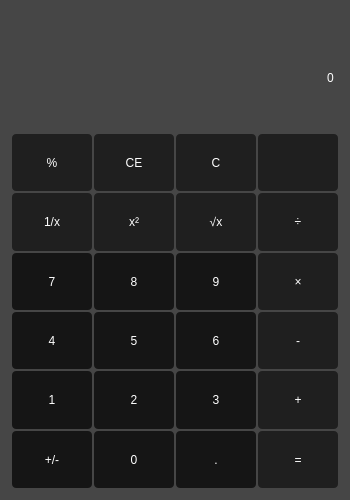
<?xml version="1.0" encoding="UTF-8"?>
<ui version="4.0">
 <class>MainWindow</class>
 <widget class="QMainWindow" name="MainWindow">
  <property name="geometry">
   <rect>
    <x>0</x>
    <y>0</y>
    <width>350</width>
    <height>500</height>
   </rect>
  </property>
  <property name="sizePolicy">
   <sizepolicy hsizetype="Fixed" vsizetype="Fixed">
    <horstretch>0</horstretch>
    <verstretch>0</verstretch>
   </sizepolicy>
  </property>
  <property name="minimumSize">
   <size>
    <width>0</width>
    <height>0</height>
   </size>
  </property>
  <property name="maximumSize">
   <size>
    <width>350</width>
    <height>500</height>
   </size>
  </property>
  <property name="sizeIncrement">
   <size>
    <width>350</width>
    <height>500</height>
   </size>
  </property>
  <property name="windowTitle">
   <string>MainWindow</string>
  </property>
  <property name="styleSheet">
   <string notr="true">background-color:rgb(70,70,70);color:white;</string>
  </property>
  <widget class="QWidget" name="centralwidget">
   <layout class="QVBoxLayout" name="verticalLayout">
    <property name="leftMargin">
     <number>12</number>
    </property>
    <property name="topMargin">
     <number>12</number>
    </property>
    <property name="rightMargin">
     <number>12</number>
    </property>
    <property name="bottomMargin">
     <number>12</number>
    </property>
    <item>
     <widget class="QLineEdit" name="OperationViewer">
      <property name="sizePolicy">
       <sizepolicy hsizetype="Expanding" vsizetype="Preferred">
        <horstretch>0</horstretch>
        <verstretch>0</verstretch>
       </sizepolicy>
      </property>
      <property name="minimumSize">
       <size>
        <width>0</width>
        <height>30</height>
       </size>
      </property>
      <property name="maximumSize">
       <size>
        <width>16777215</width>
        <height>50</height>
       </size>
      </property>
      <property name="styleSheet">
       <string notr="true">border:none;color:white;
font: 12pt &quot;OCR A Extended&quot;;</string>
      </property>
      <property name="text">
       <string/>
      </property>
      <property name="alignment">
       <set>Qt::AlignRight|Qt::AlignTrailing|Qt::AlignVCenter</set>
      </property>
     </widget>
    </item>
    <item>
     <widget class="QLineEdit" name="Display">
      <property name="enabled">
       <bool>true</bool>
      </property>
      <property name="sizePolicy">
       <sizepolicy hsizetype="Preferred" vsizetype="Fixed">
        <horstretch>0</horstretch>
        <verstretch>1</verstretch>
       </sizepolicy>
      </property>
      <property name="maximumSize">
       <size>
        <width>16777215</width>
        <height>60</height>
       </size>
      </property>
      <property name="sizeIncrement">
       <size>
        <width>0</width>
        <height>0</height>
       </size>
      </property>
      <property name="styleSheet">
       <string notr="true">border:none;color:white;
font: 20pt &quot;OCR A Extended&quot;;</string>
      </property>
      <property name="text">
       <string>0</string>
      </property>
      <property name="alignment">
       <set>Qt::AlignRight|Qt::AlignTrailing|Qt::AlignVCenter</set>
      </property>
     </widget>
    </item>
    <item>
     <spacer name="verticalSpacer">
      <property name="orientation">
       <enum>Qt::Vertical</enum>
      </property>
      <property name="sizeType">
       <enum>QSizePolicy::Fixed</enum>
      </property>
      <property name="sizeHint" stdset="0">
       <size>
        <width>20</width>
        <height>20</height>
       </size>
      </property>
     </spacer>
    </item>
    <item>
     <layout class="QVBoxLayout" name="verticalLayout_4">
      <property name="spacing">
       <number>2</number>
      </property>
      <item>
       <layout class="QHBoxLayout" name="horizontalLayout_4">
        <property name="spacing">
         <number>2</number>
        </property>
        <item>
         <widget class="QPushButton" name="btnPercent">
          <property name="sizePolicy">
           <sizepolicy hsizetype="Expanding" vsizetype="Expanding">
            <horstretch>0</horstretch>
            <verstretch>0</verstretch>
           </sizepolicy>
          </property>
          <property name="cursor">
           <cursorShape>PointingHandCursor</cursorShape>
          </property>
          <property name="styleSheet">
           <string notr="true">
QPushButton{
background-color:rgb(31,31,31);
color:white;
border:none;
	font: 12pt &quot;Sylfaen&quot;;
border-radius:4px;
}
QPushButton:hover{
background-color:rgb(45,45,45);
}
</string>
          </property>
          <property name="text">
           <string>%</string>
          </property>
         </widget>
        </item>
        <item>
         <widget class="QPushButton" name="btnCE">
          <property name="sizePolicy">
           <sizepolicy hsizetype="Expanding" vsizetype="Expanding">
            <horstretch>0</horstretch>
            <verstretch>0</verstretch>
           </sizepolicy>
          </property>
          <property name="cursor">
           <cursorShape>PointingHandCursor</cursorShape>
          </property>
          <property name="styleSheet">
           <string notr="true">
QPushButton{
background-color:rgb(31,31,31);
color:white;
border:none;
	font: 12pt &quot;Sylfaen&quot;;
border-radius:4px;
}
QPushButton:hover{
background-color:rgb(45,45,45);
}
</string>
          </property>
          <property name="text">
           <string>CE</string>
          </property>
         </widget>
        </item>
        <item>
         <widget class="QPushButton" name="btnC">
          <property name="sizePolicy">
           <sizepolicy hsizetype="Expanding" vsizetype="Expanding">
            <horstretch>0</horstretch>
            <verstretch>0</verstretch>
           </sizepolicy>
          </property>
          <property name="cursor">
           <cursorShape>PointingHandCursor</cursorShape>
          </property>
          <property name="styleSheet">
           <string notr="true">
QPushButton{
background-color:rgb(31,31,31);
color:white;
border:none;
	font: 12pt &quot;Sylfaen&quot;;
border-radius:4px;
}
QPushButton:hover{
background-color:rgb(45,45,45);
}
</string>
          </property>
          <property name="text">
           <string>C</string>
          </property>
         </widget>
        </item>
        <item>
         <widget class="QPushButton" name="btnDelete">
          <property name="sizePolicy">
           <sizepolicy hsizetype="Expanding" vsizetype="Expanding">
            <horstretch>0</horstretch>
            <verstretch>0</verstretch>
           </sizepolicy>
          </property>
          <property name="cursor">
           <cursorShape>PointingHandCursor</cursorShape>
          </property>
          <property name="styleSheet">
           <string notr="true">
QPushButton{
background-color:rgb(31,31,31);
color:white;
border:none;
	font: 12pt &quot;Sylfaen&quot;;
border-radius:4px;
}
QPushButton:hover{
background-color:rgb(45,45,45);
}
</string>
          </property>
          <property name="text">
           <string/>
          </property>
          <property name="icon">
           <iconset>
            <normaloff>C:/Users/bagheri/Desktop/clear-symbol.png</normaloff>C:/Users/bagheri/Desktop/clear-symbol.png</iconset>
          </property>
          <property name="iconSize">
           <size>
            <width>25</width>
            <height>25</height>
           </size>
          </property>
         </widget>
        </item>
       </layout>
      </item>
      <item>
       <layout class="QHBoxLayout" name="horizontalLayout">
        <property name="spacing">
         <number>2</number>
        </property>
        <item>
         <widget class="QPushButton" name="btn1Dx">
          <property name="sizePolicy">
           <sizepolicy hsizetype="Expanding" vsizetype="Expanding">
            <horstretch>0</horstretch>
            <verstretch>0</verstretch>
           </sizepolicy>
          </property>
          <property name="cursor">
           <cursorShape>PointingHandCursor</cursorShape>
          </property>
          <property name="styleSheet">
           <string notr="true">
QPushButton{
background-color:rgb(31,31,31);
color:white;
border:none;
	font: 12pt &quot;Sylfaen&quot;;
border-radius:4px;
}
QPushButton:hover{
background-color:rgb(45,45,45);
}
</string>
          </property>
          <property name="text">
           <string>1/x</string>
          </property>
         </widget>
        </item>
        <item>
         <widget class="QPushButton" name="btnX2">
          <property name="sizePolicy">
           <sizepolicy hsizetype="Expanding" vsizetype="Expanding">
            <horstretch>0</horstretch>
            <verstretch>0</verstretch>
           </sizepolicy>
          </property>
          <property name="cursor">
           <cursorShape>PointingHandCursor</cursorShape>
          </property>
          <property name="styleSheet">
           <string notr="true">
QPushButton{
background-color:rgb(31,31,31);
color:white;
border:none;
	font: 12pt &quot;Sylfaen&quot;;
border-radius:4px;
}
QPushButton:hover{
background-color:rgb(45,45,45);
}
</string>
          </property>
          <property name="text">
           <string>x²</string>
          </property>
         </widget>
        </item>
        <item>
         <widget class="QPushButton" name="btnRadical">
          <property name="sizePolicy">
           <sizepolicy hsizetype="Expanding" vsizetype="Expanding">
            <horstretch>0</horstretch>
            <verstretch>0</verstretch>
           </sizepolicy>
          </property>
          <property name="cursor">
           <cursorShape>PointingHandCursor</cursorShape>
          </property>
          <property name="styleSheet">
           <string notr="true">
QPushButton{
background-color:rgb(31,31,31);
color:white;
border:none;
	font: 12pt &quot;Sylfaen&quot;;
border-radius:4px;
}
QPushButton:hover{
background-color:rgb(45,45,45);
}
</string>
          </property>
          <property name="text">
           <string>√x</string>
          </property>
         </widget>
        </item>
        <item>
         <widget class="QPushButton" name="btnDivision">
          <property name="sizePolicy">
           <sizepolicy hsizetype="Expanding" vsizetype="Expanding">
            <horstretch>0</horstretch>
            <verstretch>0</verstretch>
           </sizepolicy>
          </property>
          <property name="cursor">
           <cursorShape>PointingHandCursor</cursorShape>
          </property>
          <property name="styleSheet">
           <string notr="true">
QPushButton{
background-color:rgb(31,31,31);
color:white;
border:none;
	font: 14pt &quot;Sylfaen&quot;;
border-radius:4px;
}
QPushButton:hover{
background-color:rgb(45,45,45);
}
</string>
          </property>
          <property name="text">
           <string>÷</string>
          </property>
         </widget>
        </item>
       </layout>
      </item>
      <item>
       <layout class="QHBoxLayout" name="horizontalLayout_3">
        <property name="spacing">
         <number>2</number>
        </property>
        <item>
         <widget class="QPushButton" name="btn7">
          <property name="sizePolicy">
           <sizepolicy hsizetype="Expanding" vsizetype="Expanding">
            <horstretch>0</horstretch>
            <verstretch>0</verstretch>
           </sizepolicy>
          </property>
          <property name="cursor">
           <cursorShape>PointingHandCursor</cursorShape>
          </property>
          <property name="styleSheet">
           <string notr="true">
QPushButton{
background-color:rgb(21,21,21);
color:white;
border:none;
	border-radius:4px;
	font: 14pt &quot;Stencil&quot;;
}
QPushButton:hover{
background-color:rgb(45,45,45);
}
</string>
          </property>
          <property name="text">
           <string>7</string>
          </property>
         </widget>
        </item>
        <item>
         <widget class="QPushButton" name="btn8">
          <property name="sizePolicy">
           <sizepolicy hsizetype="Expanding" vsizetype="Expanding">
            <horstretch>0</horstretch>
            <verstretch>0</verstretch>
           </sizepolicy>
          </property>
          <property name="cursor">
           <cursorShape>PointingHandCursor</cursorShape>
          </property>
          <property name="styleSheet">
           <string notr="true">
QPushButton{
background-color:rgb(21,21,21);
color:white;
border:none;
	border-radius:4px;
	font: 14pt &quot;Stencil&quot;;
}
QPushButton:hover{
background-color:rgb(45,45,45);
}
</string>
          </property>
          <property name="text">
           <string>8</string>
          </property>
         </widget>
        </item>
        <item>
         <widget class="QPushButton" name="btn9">
          <property name="sizePolicy">
           <sizepolicy hsizetype="Expanding" vsizetype="Expanding">
            <horstretch>0</horstretch>
            <verstretch>0</verstretch>
           </sizepolicy>
          </property>
          <property name="cursor">
           <cursorShape>PointingHandCursor</cursorShape>
          </property>
          <property name="styleSheet">
           <string notr="true">
QPushButton{
background-color:rgb(21,21,21);
color:white;
border:none;
	border-radius:4px;
	font: 14pt &quot;Stencil&quot;;
}
QPushButton:hover{
background-color:rgb(45,45,45);
}
</string>
          </property>
          <property name="text">
           <string>9</string>
          </property>
         </widget>
        </item>
        <item>
         <widget class="QPushButton" name="btnMultiply">
          <property name="sizePolicy">
           <sizepolicy hsizetype="Expanding" vsizetype="Expanding">
            <horstretch>0</horstretch>
            <verstretch>0</verstretch>
           </sizepolicy>
          </property>
          <property name="cursor">
           <cursorShape>PointingHandCursor</cursorShape>
          </property>
          <property name="styleSheet">
           <string notr="true">
QPushButton{
background-color:rgb(31,31,31);
color:white;
border:none;
	font: 14pt &quot;Sylfaen&quot;;
border-radius:4px;
}
QPushButton:hover{
background-color:rgb(45,45,45);
}
</string>
          </property>
          <property name="text">
           <string>×</string>
          </property>
         </widget>
        </item>
       </layout>
      </item>
      <item>
       <layout class="QHBoxLayout" name="horizontalLayout_7">
        <property name="spacing">
         <number>2</number>
        </property>
        <item>
         <widget class="QPushButton" name="btn4">
          <property name="sizePolicy">
           <sizepolicy hsizetype="Expanding" vsizetype="Expanding">
            <horstretch>0</horstretch>
            <verstretch>0</verstretch>
           </sizepolicy>
          </property>
          <property name="cursor">
           <cursorShape>PointingHandCursor</cursorShape>
          </property>
          <property name="styleSheet">
           <string notr="true">
QPushButton{
background-color:rgb(21,21,21);
color:white;
border:none;
	border-radius:4px;
	font: 14pt &quot;Stencil&quot;;
}
QPushButton:hover{
background-color:rgb(45,45,45);
}
</string>
          </property>
          <property name="text">
           <string>4</string>
          </property>
         </widget>
        </item>
        <item>
         <widget class="QPushButton" name="btn5">
          <property name="sizePolicy">
           <sizepolicy hsizetype="Expanding" vsizetype="Expanding">
            <horstretch>0</horstretch>
            <verstretch>0</verstretch>
           </sizepolicy>
          </property>
          <property name="cursor">
           <cursorShape>PointingHandCursor</cursorShape>
          </property>
          <property name="styleSheet">
           <string notr="true">
QPushButton{
background-color:rgb(21,21,21);
color:white;
border:none;
	border-radius:4px;
	font: 14pt &quot;Stencil&quot;;
}
QPushButton:hover{
background-color:rgb(45,45,45);
}
</string>
          </property>
          <property name="text">
           <string>5</string>
          </property>
         </widget>
        </item>
        <item>
         <widget class="QPushButton" name="btn6">
          <property name="sizePolicy">
           <sizepolicy hsizetype="Expanding" vsizetype="Expanding">
            <horstretch>0</horstretch>
            <verstretch>0</verstretch>
           </sizepolicy>
          </property>
          <property name="cursor">
           <cursorShape>PointingHandCursor</cursorShape>
          </property>
          <property name="styleSheet">
           <string notr="true">
QPushButton{
background-color:rgb(21,21,21);
color:white;
border:none;
	border-radius:4px;
	font: 14pt &quot;Stencil&quot;;
}
QPushButton:hover{
background-color:rgb(45,45,45);
}
</string>
          </property>
          <property name="text">
           <string>6</string>
          </property>
         </widget>
        </item>
        <item>
         <widget class="QPushButton" name="btnNegative">
          <property name="sizePolicy">
           <sizepolicy hsizetype="Expanding" vsizetype="Expanding">
            <horstretch>0</horstretch>
            <verstretch>0</verstretch>
           </sizepolicy>
          </property>
          <property name="cursor">
           <cursorShape>PointingHandCursor</cursorShape>
          </property>
          <property name="styleSheet">
           <string notr="true">
QPushButton{
background-color:rgb(31,31,31);
color:white;
border:none;
	font: 14pt &quot;Sylfaen&quot;;
border-radius:4px;
}
QPushButton:hover{
background-color:rgb(45,45,45);
}
</string>
          </property>
          <property name="text">
           <string>-</string>
          </property>
         </widget>
        </item>
       </layout>
      </item>
      <item>
       <layout class="QHBoxLayout" name="horizontalLayout_5">
        <property name="spacing">
         <number>2</number>
        </property>
        <item>
         <widget class="QPushButton" name="btn1">
          <property name="sizePolicy">
           <sizepolicy hsizetype="Expanding" vsizetype="Expanding">
            <horstretch>0</horstretch>
            <verstretch>0</verstretch>
           </sizepolicy>
          </property>
          <property name="cursor">
           <cursorShape>PointingHandCursor</cursorShape>
          </property>
          <property name="styleSheet">
           <string notr="true">
QPushButton{
background-color:rgb(21,21,21);
color:white;
border:none;
	border-radius:4px;
	font: 14pt &quot;Stencil&quot;;
}
QPushButton:hover{
background-color:rgb(45,45,45);
}
</string>
          </property>
          <property name="text">
           <string>1</string>
          </property>
         </widget>
        </item>
        <item>
         <widget class="QPushButton" name="btn2">
          <property name="sizePolicy">
           <sizepolicy hsizetype="Expanding" vsizetype="Expanding">
            <horstretch>0</horstretch>
            <verstretch>0</verstretch>
           </sizepolicy>
          </property>
          <property name="cursor">
           <cursorShape>PointingHandCursor</cursorShape>
          </property>
          <property name="styleSheet">
           <string notr="true">
QPushButton{
background-color:rgb(21,21,21);
color:white;
border:none;
	border-radius:4px;
	font: 14pt &quot;Stencil&quot;;
}
QPushButton:hover{
background-color:rgb(45,45,45);
}
</string>
          </property>
          <property name="text">
           <string>2</string>
          </property>
         </widget>
        </item>
        <item>
         <widget class="QPushButton" name="btn3">
          <property name="sizePolicy">
           <sizepolicy hsizetype="Expanding" vsizetype="Expanding">
            <horstretch>0</horstretch>
            <verstretch>0</verstretch>
           </sizepolicy>
          </property>
          <property name="cursor">
           <cursorShape>PointingHandCursor</cursorShape>
          </property>
          <property name="styleSheet">
           <string notr="true">
QPushButton{
background-color:rgb(21,21,21);
color:white;
border:none;
	border-radius:4px;
	font: 14pt &quot;Stencil&quot;;
}
QPushButton:hover{
background-color:rgb(45,45,45);
}
</string>
          </property>
          <property name="text">
           <string>3</string>
          </property>
         </widget>
        </item>
        <item>
         <widget class="QPushButton" name="btnPlus">
          <property name="sizePolicy">
           <sizepolicy hsizetype="Expanding" vsizetype="Expanding">
            <horstretch>0</horstretch>
            <verstretch>0</verstretch>
           </sizepolicy>
          </property>
          <property name="cursor">
           <cursorShape>PointingHandCursor</cursorShape>
          </property>
          <property name="styleSheet">
           <string notr="true">
QPushButton{
background-color:rgb(31,31,31);
color:white;
border:none;
	font: 14pt &quot;Sylfaen&quot;;
border-radius:4px;
}
QPushButton:hover{
background-color:rgb(45,45,45);
}
</string>
          </property>
          <property name="text">
           <string>+</string>
          </property>
         </widget>
        </item>
       </layout>
      </item>
      <item>
       <layout class="QHBoxLayout" name="horizontalLayout_6">
        <property name="spacing">
         <number>2</number>
        </property>
        <item>
         <widget class="QPushButton" name="btnPlus_Negative">
          <property name="sizePolicy">
           <sizepolicy hsizetype="Expanding" vsizetype="Expanding">
            <horstretch>0</horstretch>
            <verstretch>0</verstretch>
           </sizepolicy>
          </property>
          <property name="cursor">
           <cursorShape>PointingHandCursor</cursorShape>
          </property>
          <property name="styleSheet">
           <string notr="true">
QPushButton{
background-color:rgb(21,21,21);
color:white;
border:none;
	border-radius:4px;
	
	font: italic 12pt &quot;Verdana&quot;;
}
QPushButton:hover{
background-color:rgb(45,45,45);
}
</string>
          </property>
          <property name="text">
           <string>+/-</string>
          </property>
         </widget>
        </item>
        <item>
         <widget class="QPushButton" name="btn0">
          <property name="sizePolicy">
           <sizepolicy hsizetype="Expanding" vsizetype="Expanding">
            <horstretch>0</horstretch>
            <verstretch>0</verstretch>
           </sizepolicy>
          </property>
          <property name="cursor">
           <cursorShape>PointingHandCursor</cursorShape>
          </property>
          <property name="styleSheet">
           <string notr="true">
QPushButton{
background-color:rgb(21,21,21);
color:white;
border:none;
	border-radius:4px;
	font: 14pt &quot;Stencil&quot;;
}
QPushButton:hover{
background-color:rgb(45,45,45);
}
</string>
          </property>
          <property name="text">
           <string>0</string>
          </property>
         </widget>
        </item>
        <item>
         <widget class="QPushButton" name="btnDot">
          <property name="sizePolicy">
           <sizepolicy hsizetype="Expanding" vsizetype="Expanding">
            <horstretch>0</horstretch>
            <verstretch>0</verstretch>
           </sizepolicy>
          </property>
          <property name="cursor">
           <cursorShape>PointingHandCursor</cursorShape>
          </property>
          <property name="styleSheet">
           <string notr="true">
QPushButton{
background-color:rgb(21,21,21);
color:white;
border:none;
	border-radius:4px;
	font: 14pt &quot;Stencil&quot;;
}
QPushButton:hover{
background-color:rgb(45,45,45);
}
</string>
          </property>
          <property name="text">
           <string>.</string>
          </property>
         </widget>
        </item>
        <item>
         <widget class="QPushButton" name="btnEqual">
          <property name="sizePolicy">
           <sizepolicy hsizetype="Expanding" vsizetype="Expanding">
            <horstretch>0</horstretch>
            <verstretch>0</verstretch>
           </sizepolicy>
          </property>
          <property name="cursor">
           <cursorShape>PointingHandCursor</cursorShape>
          </property>
          <property name="styleSheet">
           <string notr="true">
QPushButton{
background-color:rgb(31,31,31);
color:white;
border:none;
	font: 14pt &quot;Sylfaen&quot;;
border-radius:4px;
}
QPushButton:hover{
background-color:rgb(45,45,45);
}
</string>
          </property>
          <property name="text">
           <string>=</string>
          </property>
         </widget>
        </item>
       </layout>
      </item>
     </layout>
    </item>
   </layout>
  </widget>
  <action name="About">
   <property name="text">
    <string>About</string>
   </property>
  </action>
  <action name="actionDark">
   <property name="checkable">
    <bool>true</bool>
   </property>
   <property name="checked">
    <bool>true</bool>
   </property>
   <property name="text">
    <string>Dark</string>
   </property>
  </action>
  <action name="actionLight">
   <property name="checkable">
    <bool>true</bool>
   </property>
   <property name="checked">
    <bool>true</bool>
   </property>
   <property name="text">
    <string>Light</string>
   </property>
  </action>
 </widget>
 <resources/>
 <connections/>
</ui>
